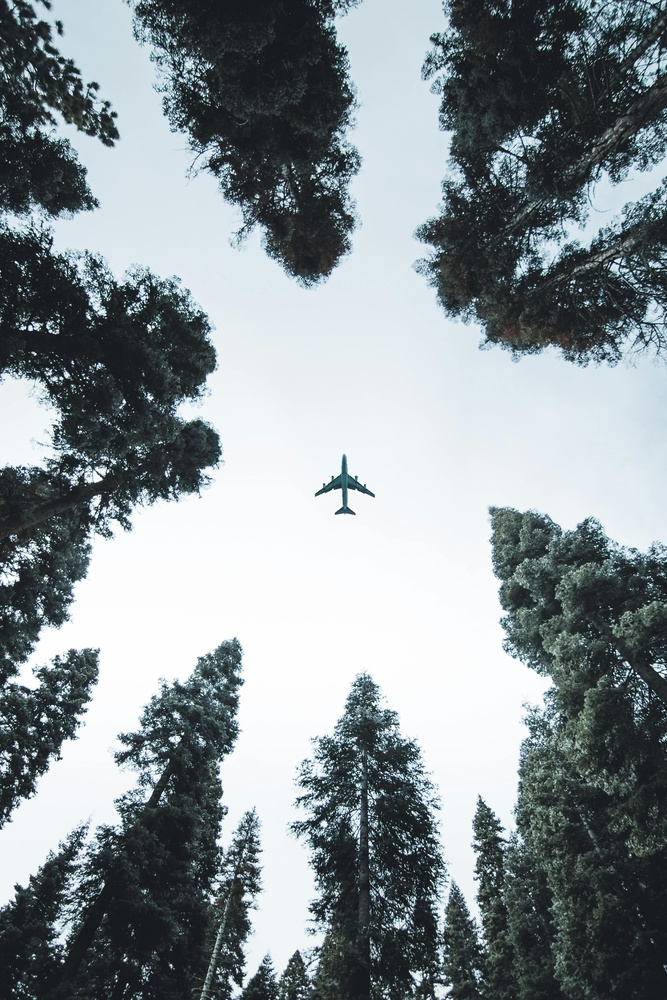
#> input picture 1_EdgeDetection_by_gradient_derivation/forest&plane.jpg, 667 x 1000 px, shrunk from 3648 x 5472 before the run, found by its file name
$ python edge_detection.py
#> lines starting #> are read from the running program, lines starting #| are printed output that depends on the picture
import cv2
import numpy as np
import pandas as pd
import matplotlib.pyplot as plt

folder_link =   r'C:\Github_NTQH\AIO2023_Main_Lesson_Code\1_EdgeDetection_by_gradient_derivation'
file_name   =   r'\forest&plane.jpg'
file_path   =   folder_link + file_name

lst_pic     =   cv2.imread(file_path,0).tolist()
#> lst_pic = 1000 items

height      =   len(lst_pic)
#> height = 1000
row         =   len(lst_pic[0])
#> row = 667

def gradient_function(lst,x_,lr_):
    gradient_result_    =   (lst[x_+lr_] - lst[x_-lr_])/(lr_)
    return gradient_result_

lst_edge_result         =   [[0]*row for _ in range(height)]
#> lst_edge_result = 1000 items

for h in range(height):
    for r in range(1,row-1,1):
        #lst_edge_result[h][r]       =   ((gradient_function(lst_pic[h],r,1))+255)*(1/2)    #this is using scale method
        lst_edge_result[h][r]       =   np.abs(gradient_function(lst_pic[h],r,1))     #this is using absolute method
#> this loop made 1000 passes

cv2.imwrite(folder_link+r'\forest&plane_edge.jpg',np.array(lst_edge_result))
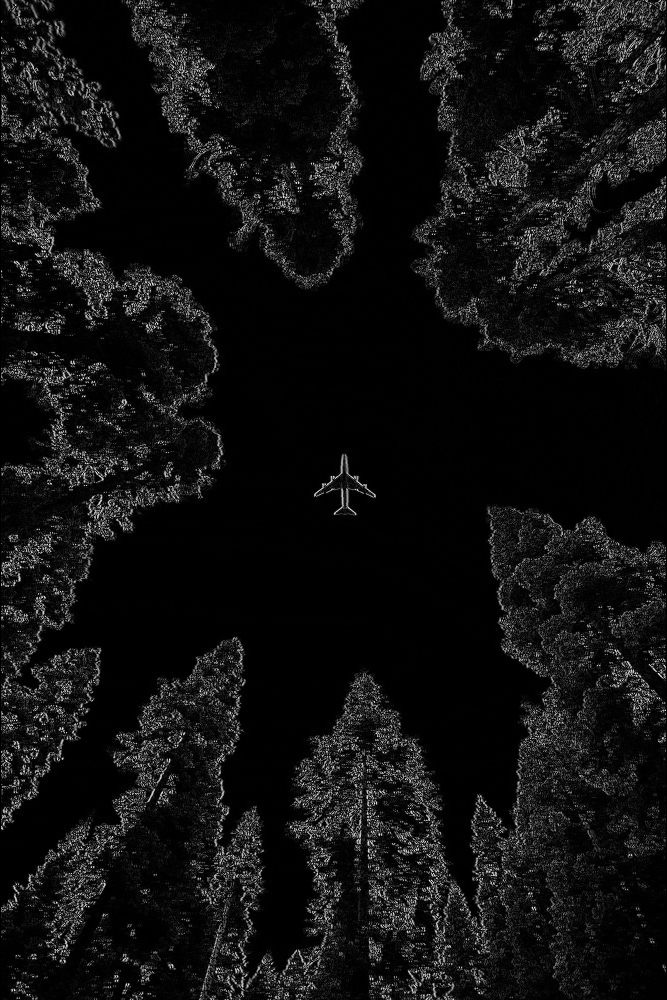
#> saved as forest&plane_edge.jpg: shape (1000, 667); min 0, max 247, mean 17.1
